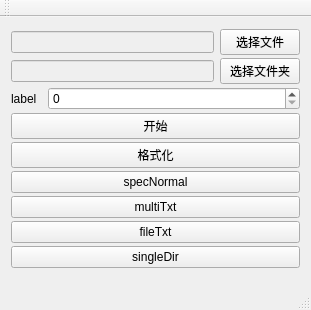
<?xml version="1.0" encoding="UTF-8"?>
<ui version="4.0">
 <class>MainWindow</class>
 <widget class="QMainWindow" name="MainWindow">
  <property name="geometry">
   <rect>
    <x>0</x>
    <y>0</y>
    <width>311</width>
    <height>310</height>
   </rect>
  </property>
  <property name="windowTitle">
   <string>MainWindow</string>
  </property>
  <widget class="QWidget" name="centralWidget">
   <layout class="QVBoxLayout" name="verticalLayout" stretch="0,0,3,0,0,0,0,0,0">
    <property name="spacing">
     <number>2</number>
    </property>
    <item>
     <layout class="QHBoxLayout" name="horizontalLayout_3">
      <item>
       <widget class="QLineEdit" name="lineEdit">
        <property name="enabled">
         <bool>false</bool>
        </property>
       </widget>
      </item>
      <item>
       <widget class="QPushButton" name="pushButton">
        <property name="text">
         <string>选择文件</string>
        </property>
       </widget>
      </item>
     </layout>
    </item>
    <item>
     <layout class="QHBoxLayout" name="horizontalLayout_2">
      <item>
       <widget class="QLineEdit" name="lineEdit_2">
        <property name="enabled">
         <bool>false</bool>
        </property>
       </widget>
      </item>
      <item>
       <widget class="QPushButton" name="pushButton_2">
        <property name="text">
         <string>选择文件夹</string>
        </property>
       </widget>
      </item>
     </layout>
    </item>
    <item>
     <layout class="QHBoxLayout" name="horizontalLayout" stretch="1,8">
      <item>
       <widget class="QLabel" name="label">
        <property name="text">
         <string>label</string>
        </property>
       </widget>
      </item>
      <item>
       <widget class="QSpinBox" name="spinBox"/>
      </item>
     </layout>
    </item>
    <item>
     <widget class="QPushButton" name="pushButton_3">
      <property name="text">
       <string>开始</string>
      </property>
     </widget>
    </item>
    <item>
     <widget class="QPushButton" name="normalized">
      <property name="text">
       <string>格式化</string>
      </property>
     </widget>
    </item>
    <item>
     <widget class="QPushButton" name="pushButton_4">
      <property name="text">
       <string>specNormal</string>
      </property>
     </widget>
    </item>
    <item>
     <widget class="QPushButton" name="pushButton_5">
      <property name="text">
       <string>multiTxt</string>
      </property>
     </widget>
    </item>
    <item>
     <widget class="QPushButton" name="pbFileTxt">
      <property name="text">
       <string>fileTxt</string>
      </property>
     </widget>
    </item>
    <item>
     <widget class="QPushButton" name="pushButton_6">
      <property name="text">
       <string>singleDir</string>
      </property>
     </widget>
    </item>
   </layout>
  </widget>
  <widget class="QMenuBar" name="menuBar">
   <property name="geometry">
    <rect>
     <x>0</x>
     <y>0</y>
     <width>311</width>
     <height>23</height>
    </rect>
   </property>
  </widget>
  <widget class="QToolBar" name="mainToolBar">
   <attribute name="toolBarArea">
    <enum>TopToolBarArea</enum>
   </attribute>
   <attribute name="toolBarBreak">
    <bool>false</bool>
   </attribute>
  </widget>
  <widget class="QStatusBar" name="statusBar"/>
 </widget>
 <layoutdefault spacing="6" margin="11"/>
 <resources/>
 <connections/>
</ui>
